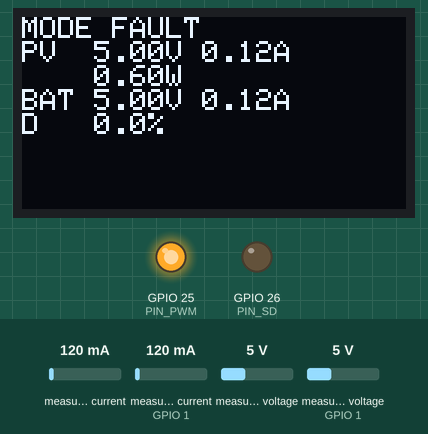
Simulated run of this sketch. Board: ESP32. Shown: 128×64 one-colour display, output pins drawn as LEDs (lit = HIGH). The inputs (shaded band) are chosen by the test bench; at power-on: measured voltage (sensor on GPIO 1) 5 V, measured voltage 5 V, measured current (sensor on GPIO 1) 120 mA, measured current 120 mA. What the sketch prints to the serial monitor is not drawn.

Above: at 2.5 s.
2.6 s: measured voltage (sensor on GPIO 1) set to 7.9 V
At 3.2 s:
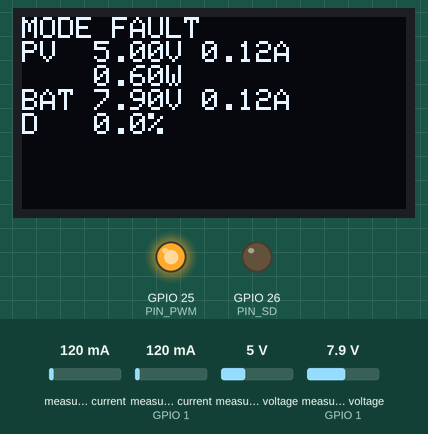
4.3 s: measured voltage (sensor on GPIO 1) set to 8.3 V
At 6.0 s:
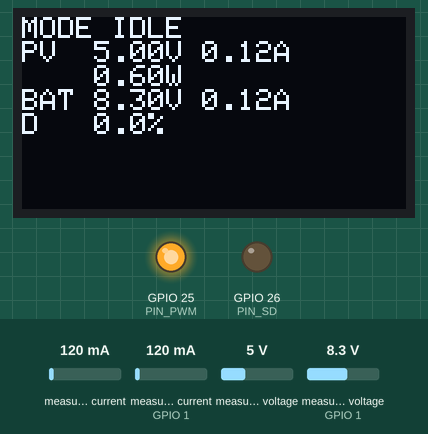
6.3 s: measured voltage (sensor 0) set to 9.7 V
At 7.5 s:
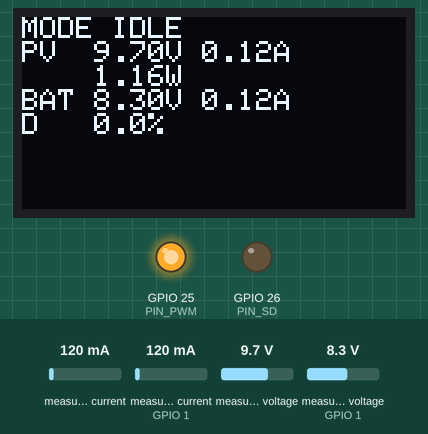
8.3 s: measured voltage (sensor 0) set to 10.2 V
At 8.94 s:
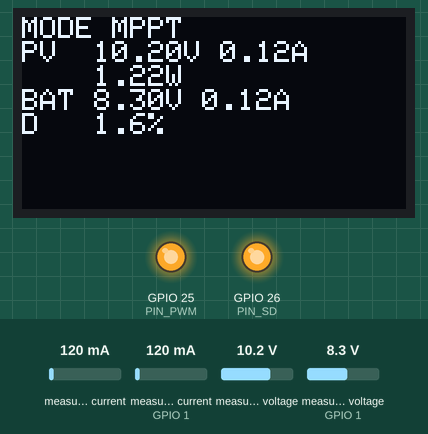
10.1 s: measured voltage (sensor on GPIO 1) set to 14.7 V
At 12.0 s:
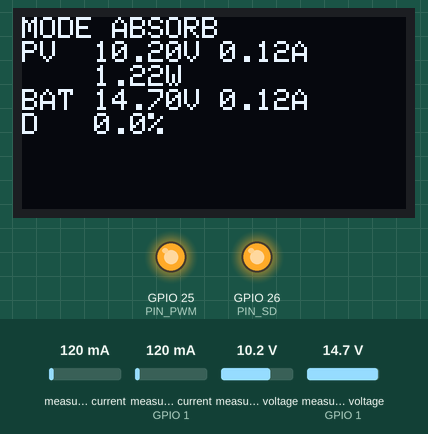
12.1 s: measured current (sensor on GPIO 1) set to 40 mA
At 12.9 s:
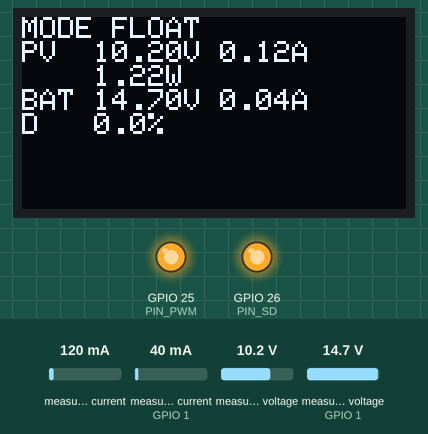
Timing chart, 0 to 14.8 s (numbered marks = the images above; inputs shaded):
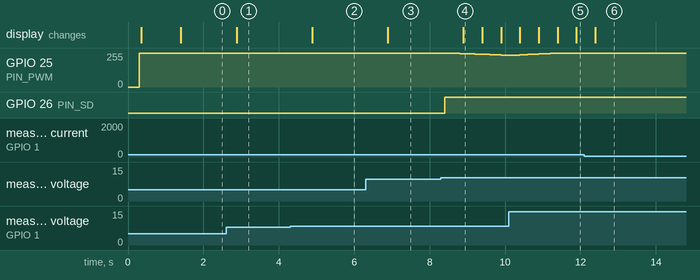

Measured:
- the behaviour switches between 8 and 8.1 V on measured voltage (sensor on GPIO 1) (found by bisection; images 1 and 2)
- the behaviour switches between 9.9 and 10 V on measured voltage (sensor 0) (found by bisection; images 3 and 4)
- after the input at 2.6 s, the display: changes after 0.29 s (image 1)
- after the input at 4.3 s, the display: changes after 0.59 s (image 2)
- after the input at 6.3 s, the display: changes after 0.59 s (image 3)
- after the input at 8.3 s, GPIO 25 (PIN_PWM): moves from 255/255 to 237/255 over 1.6 s, starting after 0.20 s; GPIO 26 (PIN_SD): LOW → HIGH after 0.10 s; the display: changes after 0.60 s (image 4)
- after the input at 10.1 s, the display: first changes after 0.30 s (image 5 shows a later state)
- after the input at 12.1 s, the display: changes after 0.29 s (image 6)

The sketch:

solar_mppt_boost.ino
```cpp
/*
 * Solar MPPT BOOST Charge Controller — ESP32   (Rev.3.3)
 * ------------------------------------------------------
 * แผง 20W (Vmp ~12V, Imp 1.11A)  ->  แบต SLA 12V 7Ah
 * Boost converter · MOSFET ฝั่งต่ำ ขับด้วยขา 5 (LO) ของ IR2104
 *
 * ============ แก้จาก Rev.3.2 ============
 * 1. ไม่ยอมเปิดไดรเวอร์เลยถ้า INA219 ตัวใดตัวหนึ่งหาไม่เจอ
 *    ระบบป้องกันทั้งหมดอาศัยค่าจากเซนเซอร์ เซนเซอร์ตาย = ไม่มีตัวป้องกัน
 * 2. ข้าม OLED ทั้งหมดถ้าตอนบูตหาไม่เจอ
 *    เดิม: ยังยิง I2C ไปหาจอที่ไม่มีทุก 500ms กินเวลาบัสและอาจค้าง
 * 3. เพิ่มการตรวจว่า boost ทำงานจริง — duty สูงแต่แรงดันไม่ขึ้น = เข้า FAULT
 * 4. เข้าโหมด MPPT แบบไต่ขึ้นจากศูนย์ ไม่กระโดดไป 0.05 ทันที
 * 5. FAULT จากเซนเซอร์หายจะไม่กลับมาเอง ต้องรีเซ็ตบอร์ด
 *
 * ============ อ่านก่อนแก้โค้ด ============
 * IR2104 มีอินพุตเดียว (IN) และดาต้าชีตระบุว่า HO อยู่ในเฟสเดียวกับ IN
 * แปลว่า LO กลับเฟสกับ IN เสมอ
 *   IN = LOW  ->  LO = HIGH  ->  Q1 นำกระแส
 * ดังนั้นค่าที่เขียนออก GPIO25 = (1 - duty ของ Q1)
 * ให้ใช้ setDutyQ1() เท่านั้น ห้ามเรียก ledcWrite() ตรง ๆ
 *
 * ขาของ IR2104 (ยืนยันจากดาต้าชีต PD60046-P)
 *   1 VCC   2 IN   3 SD   4 COM   5 LO   6 VS   7 HO   8 VB
 *   ขา 5 และ ขา 7 เป็นเอาต์พุต · ขา 7 ปล่อยลอย · ขา 8 ต่อไปขา 1
 *
 * ============ ขา ESP32 ============
 * ตัวอักษร "D" บนบอร์ดเป็นแค่คำนำหน้า เลขหลัง D คือเลข GPIO ตรง ๆ
 *   D25 -> IR2104 ขา 2 (IN)   ·  D26 -> IR2104 ขา 3 (SD)
 *   D21 / D22 -> I2C SDA / SCL ·  D27 -> รีเลย์ (ทางเลือก)
 *
 * Library ที่ต้องลง: Adafruit INA219 · Adafruit SSD1306 · Adafruit GFX
 */

#include <Wire.h>
#include <Adafruit_INA219.h>
#include <Adafruit_SSD1306.h>

// เอาคอมเมนต์ออกถ้าติดตั้งรีเลย์ตัดสายแผงตามส่วนที่ 7.2 ของเอกสารหลัก
// #define USE_RELAY

// ---------- ขา ----------
#define PIN_PWM     25
#define PIN_SD      26
#define PIN_RELAY   27

// ---------- PWM ----------
const int PWM_FREQ = 50000;
const int PWM_RES  = 10;
const int PWM_MAX  = (1 << PWM_RES) - 1;

// ---------- ขอบเขต duty ของ Q1 ----------
// boost: Vout/Vin = 1/(1-D)   D=0.167 -> 1.20 เท่า   D=0.40 -> 1.67 เท่า
const float DUTY_START = 0.05;
const float DUTY_MAX   = 0.40;

// ---------- แบต SLA 12V ----------
// ไม่มีเซนเซอร์อุณหภูมิ จึงชดเชยตามอุณหภูมิไม่ได้
// ค่ามาตรฐาน 25°C คือ absorb 14.40 / float 13.70 · สัมประสิทธิ์ -0.024 V/°C
// ตั้งชดเชยไว้ที่ ~33°C ตามอุณหภูมิห้องบ้านเรา (ปลอดภัยไว้ก่อน)
// ถ้าทดสอบในห้องแอร์ต่ำกว่า 25°C ปรับขึ้นเป็น 14.40 / 13.70 ได้
const float V_ABSORB    = 14.20;
const float V_FLOAT     = 13.50;
const float V_HARD_CUT  = 14.90;
const float V_RECOVER   = 13.20;
const float V_BAT_MIN   =  8.00;
const float I_CHG_MAX   =  1.50;

// ---------- แผง ----------
const float V_PV_MIN    = 10.00;   // ต่ำกว่านี้ IR2104 เข้า UVLO อยู่แล้ว

// ---------- ตรวจว่า boost ทำงานจริง ----------
const float    DUTY_CHECK  = 0.15;    // เกินนี้แรงดันต้องขึ้นแล้ว
const uint32_t T_NOBOOST   = 10000;   // ทนได้ 10 วินาทีก่อนเข้า FAULT

// ---------- คาบเวลา (ms) ----------
const uint32_t T_CTRL = 100;
const uint32_t T_LOG  = 1000;
const uint32_t T_OLED = 500;

Adafruit_INA219 ina1(0x40);
Adafruit_INA219 ina2(0x41);
Adafruit_SSD1306 oled(128, 64, &Wire, -1);

bool ina1Ok = false, ina2Ok = false, oledOk = false;
bool sensorFault = false;          // FAULT ชนิดที่กลับมาเองไม่ได้

enum Mode { M_IDLE, M_MPPT, M_ABSORB, M_FLOAT, M_FAULT };
Mode mode = M_IDLE;
const char* modeName[] = {"IDLE", "MPPT", "ABSORB", "FLOAT", "FAULT"};

float dutyQ1 = 0;
float vPv = 0, iPv = 0, pPv = 0;
float vBat = 0, iBat = 0;
float pPrev = 0;
int   poDir = +1;
const float STEP = 0.004;

uint32_t tCtrl = 0, tLog = 0, tOled = 0, tBadStart = 0;

// ============================================================
//  PWM — ที่เดียวที่แตะ ledcWrite (กลับเฟสให้แล้ว)
// ============================================================
void setDutyQ1(float d) {
  if (d < 0)        d = 0;
  if (d > DUTY_MAX) d = DUTY_MAX;
  dutyQ1 = d;
  uint32_t val = (uint32_t)((1.0f - dutyQ1) * PWM_MAX + 0.5f);
#if defined(ESP_ARDUINO_VERSION_MAJOR) && ESP_ARDUINO_VERSION_MAJOR >= 3
  ledcWrite(PIN_PWM, val);
#else
  ledcWrite(0, val);
#endif
}

void driverEnable(bool on) { digitalWrite(PIN_SD, on ? HIGH : LOW); }

void relaySet(bool on) {
#ifdef USE_RELAY
  digitalWrite(PIN_RELAY, on ? HIGH : LOW);
#else
  (void)on;
#endif
}

void enterFault(const char* why, bool permanent) {
  setDutyQ1(0);
  driverEnable(false);
  relaySet(false);
  if (permanent) sensorFault = true;
  if (mode != M_FAULT) {
    Serial.print("[FAULT] ");
    Serial.println(why);
    if (permanent) Serial.println("        ต้องแก้แล้วรีเซ็ตบอร์ด ระบบจะไม่กลับมาเอง");
  }
  mode = M_FAULT;
}

void goIdle(const char* why) {
  setDutyQ1(0);
  driverEnable(false);
  tBadStart = 0;
  if (mode != M_IDLE) {
    Serial.print("[IDLE] ");
    Serial.println(why);
  }
  mode = M_IDLE;
}

// ============================================================
void setup() {
  Serial.begin(115200);
  delay(300);

  // ปิดทุกอย่างก่อนเป็นอันดับแรกเสมอ
  pinMode(PIN_SD, OUTPUT);
  driverEnable(false);
#ifdef USE_RELAY
  pinMode(PIN_RELAY, OUTPUT);
  relaySet(false);
#endif

#if defined(ESP_ARDUINO_VERSION_MAJOR) && ESP_ARDUINO_VERSION_MAJOR >= 3
  ledcAttach(PIN_PWM, PWM_FREQ, PWM_RES);
#else
  ledcSetup(0, PWM_FREQ, PWM_RES);
  ledcAttachPin(PIN_PWM, 0);
#endif
  setDutyQ1(0);            // Q1 ปิด = เขียนค่าสูงสุดออกไปที่ IN

  Wire.begin(21, 22);
  Wire.setClock(100000);

  Serial.println("=== Solar MPPT Boost Rev.3.3 ===");

  ina1Ok = ina1.begin();
  ina2Ok = ina2.begin();
  if (!ina1Ok) Serial.println("[ERR] ไม่พบ INA219 ตัวที่ 1 (0x40)");
  if (!ina2Ok) Serial.println("[ERR] ไม่พบ INA219 ตัวที่ 2 (0x41)");
  if (ina1Ok) ina1.setCalibration_32V_2A();
  if (ina2Ok) ina2.setCalibration_32V_2A();

  oledOk = oled.begin(SSD1306_SWITCHCAPVCC, 0x3C);
  if (oledOk) {
    oled.clearDisplay();
    oled.setTextColor(SSD1306_WHITE);
    oled.setTextSize(1);
    oled.setCursor(0, 0);
    oled.println("Solar MPPT Boost");
    oled.println("Rev.3.3");
    oled.display();
  } else {
    Serial.println("[ERR] ไม่พบ OLED — ข้ามการแสดงผล ดูค่าทาง Serial แทน");
  }

  if (!ina1Ok || !ina2Ok) {
    enterFault("เซนเซอร์กระแสไม่ครบ — ไม่มีระบบป้องกัน จึงไม่เปิดไดรเวอร์", true);
  }

  Serial.print("[INFO] เป้าหมาย absorb ");
  Serial.print(V_ABSORB, 2);
  Serial.print("V · float ");
  Serial.print(V_FLOAT, 2);
  Serial.println("V (คงที่ ไม่ชดเชยอุณหภูมิ)");

  Serial.println("ms,mode,Vpv,Ipv,Ppv,Vbat,Ibat,dutyQ1");
  delay(1000);
}

// ============================================================
void readSensors() {
  vPv = ina1.getBusVoltage_V();
  iPv = ina1.getCurrent_mA() / 1000.0f;
  if (iPv < 0) iPv = 0;
  pPv = vPv * iPv;

  vBat = ina2.getBusVoltage_V();
  iBat = ina2.getCurrent_mA() / 1000.0f;
}

// ============================================================
//  P&O — เดินก้าวเดียวทุกรอบ ถ้ากำลังลดลงก็กลับทิศ
// ============================================================
void mpptStep() {
  if (pPv < pPrev - 0.03f) poDir = -poDir;
  pPrev = pPv;
  setDutyQ1(dutyQ1 + poDir * STEP);
}

// ============================================================
//  ควบคุมแรงดันคงที่ — ใช้ตอน absorb และ float
// ============================================================
void cvStep(float target) {
  float adj = (target - vBat) * 0.010f;
  if (adj >  0.010f) adj =  0.010f;
  if (adj < -0.020f) adj = -0.020f;      // ลดเร็วกว่าเพิ่ม เพื่อความปลอดภัย
  setDutyQ1(dutyQ1 + adj);
}

// ============================================================
//  boost ต้องดันแรงดันขึ้นจริง ถ้า duty สูงแล้วยังไม่ขึ้น
//  แปลว่า Q1 ไม่สวิตช์ หรือ D1 กลับด้าน — ไม่มีประโยชน์ที่จะเดินต่อ
// ============================================================
void checkBoostWorking() {
  if (dutyQ1 < DUTY_CHECK || vPv < V_PV_MIN) { tBadStart = 0; return; }

  if (vBat < vPv * 1.02f) {
    if (tBadStart == 0) tBadStart = millis();
    else if (millis() - tBadStart > T_NOBOOST) {
      enterFault("duty สูงแต่แรงดันไม่ขึ้น — Q1 ไม่สวิตช์ ตรวจ SD และ Gate", true);
    }
  } else {
    tBadStart = 0;
  }
}

// ============================================================
void control() {
  if (sensorFault) return;               // ล็อกถาวรจนกว่าจะรีเซ็ต

  // ---- ฉุกเฉิน ----
  if (vBat > V_HARD_CUT) { enterFault("แรงดันแบตเกินขีด", false); return; }
  if (vBat < V_BAT_MIN)  { enterFault("ไม่พบแบตเตอรี่",   false); return; }

  // ---- ออกจาก FAULT ----
  if (mode == M_FAULT) {
    if (vBat < V_RECOVER && vBat > V_BAT_MIN) {
      Serial.println("[INFO] สภาวะกลับสู่ปกติ");
      mode = M_IDLE;
      relaySet(true);
    }
    return;
  }

  // ---- แสงไม่พอ ----
  if (vPv < V_PV_MIN) { goIdle("แรงดันแผงต่ำเกินไป"); return; }

  // ---- เริ่มทำงาน ----
  if (mode == M_IDLE) {
    relaySet(true);
    setDutyQ1(0);                        // ไต่ขึ้นจากศูนย์ ไม่กระโดด
    driverEnable(true);
    pPrev = 0;
    poDir = +1;
    tBadStart = 0;
    mode = M_MPPT;
    Serial.println("[INFO] เริ่ม MPPT");
    return;
  }

  // ---- ไต่ขึ้นถึงจุดเริ่มต้นก่อน แล้วค่อยให้ P&O ทำงาน ----
  if (mode == M_MPPT && dutyQ1 < DUTY_START) {
    setDutyQ1(dutyQ1 + STEP);
    return;
  }

  // ---- จำกัดกระแสชาร์จ ----
  if (iBat > I_CHG_MAX) { setDutyQ1(dutyQ1 - 0.02f); return; }

  // ---- สลับสถานะ ----
  if (mode == M_MPPT   && vBat >= V_ABSORB)  { mode = M_ABSORB; Serial.println("[INFO] เข้าโหมด ABSORB"); }
  if (mode == M_ABSORB && iBat <  0.10f)     { mode = M_FLOAT;  Serial.println("[INFO] เข้าโหมด FLOAT"); }
  if (mode != M_MPPT   && vBat <  V_RECOVER) { mode = M_MPPT;   pPrev = 0; Serial.println("[INFO] กลับสู่ MPPT"); }

  switch (mode) {
    case M_MPPT:   mpptStep();        break;
    case M_ABSORB: cvStep(V_ABSORB);  break;
    case M_FLOAT:  cvStep(V_FLOAT);   break;
    default: break;
  }

  checkBoostWorking();
}

// ============================================================
void drawOled() {
  if (!oledOk) return;
  oled.clearDisplay();
  oled.setCursor(0, 0);
  oled.setTextSize(1);

  oled.print("MODE "); oled.println(modeName[mode]);
  oled.print("PV  "); oled.print(vPv, 2); oled.print("V ");
                      oled.print(iPv, 2); oled.println("A");
  oled.print("    "); oled.print(pPv, 2); oled.println("W");
  oled.print("BAT "); oled.print(vBat, 2); oled.print("V ");
                      oled.print(iBat, 2); oled.println("A");
  oled.print("D   "); oled.print(dutyQ1 * 100.0f, 1); oled.println("%");

  oled.display();
}

void logCsv() {
  Serial.print(millis());       Serial.print(',');
  Serial.print(modeName[mode]); Serial.print(',');
  Serial.print(vPv, 3);         Serial.print(',');
  Serial.print(iPv, 3);         Serial.print(',');
  Serial.print(pPv, 3);         Serial.print(',');
  Serial.print(vBat, 3);        Serial.print(',');
  Serial.print(iBat, 3);        Serial.print(',');
  Serial.println(dutyQ1, 4);
}

// ============================================================
void loop() {
  uint32_t now = millis();

  if (now - tCtrl >= T_CTRL) {
    tCtrl = now;
    if (!sensorFault) readSensors();
    control();
  }
  if (now - tOled >= T_OLED) { tOled = now; drawOled(); }
  if (now - tLog  >= T_LOG)  { tLog  = now; logCsv();  }
}
```
